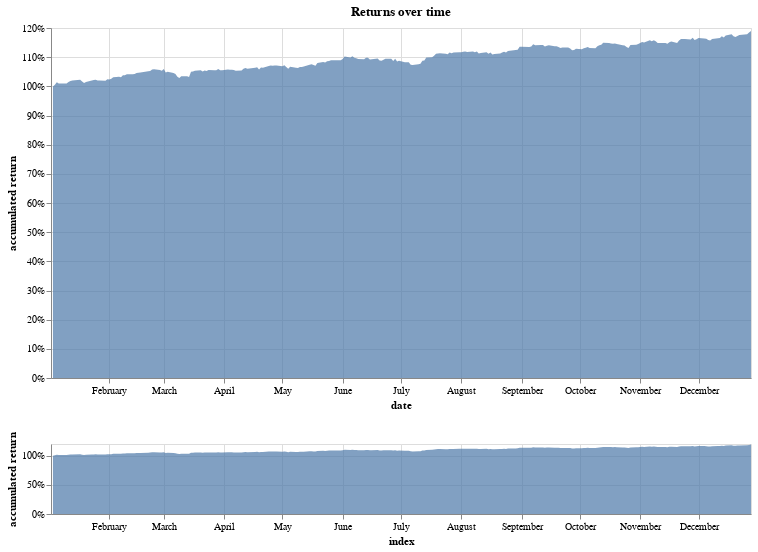

The code cell stored with this chart in its notebook:
### Markdown cell above
Pass the balance dataframe to 
the functions `returns_chart`, `returns_histogram` and `monthly_returns_heatmap` for better visualization.

### Code cell
returns_chart(bt.balance)

### Figure 1 — Vega-Lite specification as saved in the notebook (floating-point values rounded to 4 significant figures; data arrays with more than 128 entries replaced by an {"elided": "..."} marker saying what was removed)
{"$schema": "https://vega.github.io/schema/vega-lite/v3.4.0.json", "config": {"mark": {"tooltip": null}, "view": {"height": 300, "width": 400}}, "data": {"name": "data-de4115c2e262d50e3039d0107f6a34b1"}, "datasets": {"data-de4115c2e262d50e3039d0107f6a34b1": {"elided": "251 records"}}, "vconcat": [{"height": 350, "layer": [{"encoding": {"opacity": {"value": 0}, "x": {"field": "index", "type": "temporal"}}, "mark": "point", "selection": {"selector002": {"empty": "none", "fields": ["index"], "nearest": true, "on": "mouseover", "type": "single"}}}, {"encoding": {"opacity": {"condition": {"selection": "selector002", "value": 1}, "value": 0}, "x": {"field": "index", "type": "temporal"}, "y": {"axis": {"format": "%"}, "field": "accumulated return", "type": "quantitative"}}, "mark": "point"}, {"encoding": {"text": {"condition": {"field": "accumulated return", "format": ".2%", "selection": "selector002", "type": "quantitative"}, "value": " "}, "x": {"field": "index", "type": "temporal"}, "y": {"axis": {"format": "%"}, "field": "accumulated return", "type": "quantitative"}}, "mark": {"align": "left", "dx": 5, "dy": -5, "type": "text"}}, {"encoding": {"x": {"axis": {"title": "date"}, "field": "index", "scale": {"domain": {"selection": "selector001"}}, "type": "temporal"}, "y": {"axis": {"format": "%"}, "field": "accumulated return", "type": "quantitative"}}, "mark": {"opacity": 0.7, "type": "area"}}], "title": "Returns over time", "width": 700}, {"encoding": {"x": {"field": "index", "type": "temporal"}, "y": {"axis": {"format": "%"}, "field": "accumulated return", "type": "quantitative"}}, "height": 70, "mark": {"opacity": 0.7, "type": "area"}, "selection": {"selector001": {"encodings": ["x"], "type": "interval"}}, "width": 700}]}
